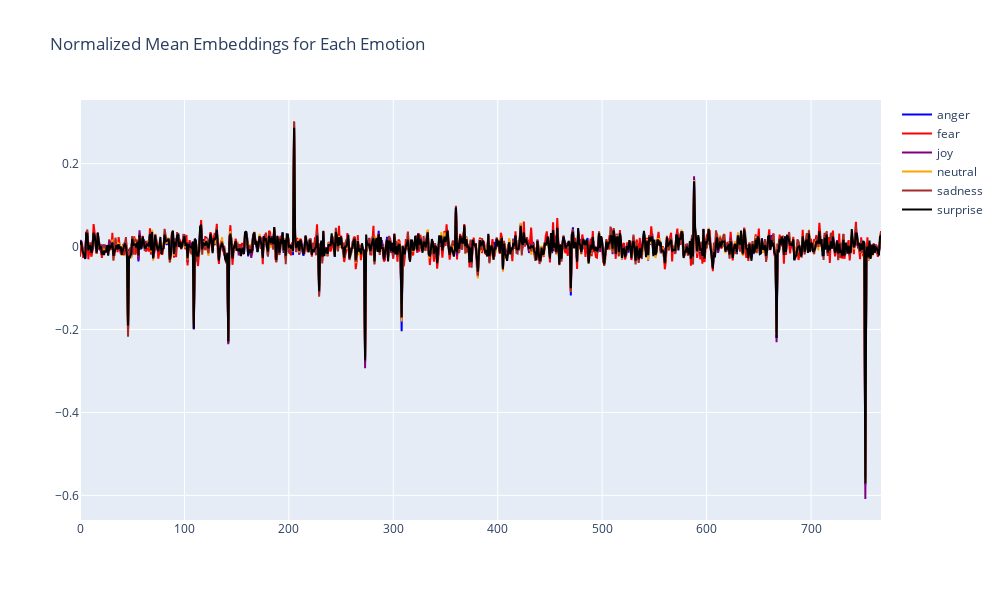

This figure's notebook cell:
### Code cell
# Create a figure
fig = go.Figure()

colors = ['blue', 'green', 'red', 'purple', 'orange', 'brown', 'black']

# Add a trace for each emotion
for i, emotion in enumerate(emotion_classes):
    if mean_embeddings2[emotion] is not None: 
        fig.add_trace(
            go.Scatter(
                x=list(range(768)),
                y=mean_embeddings[emotion],
                mode='lines',
                name=emotion,
                line=dict(color=colors[i])
            )
        )

# Update layout to make it interactive
fig.update_layout(
    height=600, 
    width=1000, 
    title_text="Normalized Mean Embeddings for Each Emotion",
    hovermode='x unified'
)

# Show the figure
fig.show()

### Figure 1 — Plotly figure (JSON) as saved in the notebook; plotly's stock layout.template omitted (floating-point values rounded to 4 significant figures; data arrays with more than 128 entries replaced by an {"elided": "..."} marker saying what was removed)
{"data": [{"line": {"color": "blue"}, "mode": "lines", "name": "anger", "type": "scatter", "x": {"elided": "768 int values"}, "y": {"elided": "768 float values"}}, {"line": {"color": "red"}, "mode": "lines", "name": "fear", "type": "scatter", "x": {"elided": "768 int values"}, "y": {"elided": "768 float values"}}, {"line": {"color": "purple"}, "mode": "lines", "name": "joy", "type": "scatter", "x": {"elided": "768 int values"}, "y": {"elided": "768 float values"}}, {"line": {"color": "orange"}, "mode": "lines", "name": "neutral", "type": "scatter", "x": {"elided": "768 int values"}, "y": {"elided": "768 float values"}}, {"line": {"color": "brown"}, "mode": "lines", "name": "sadness", "type": "scatter", "x": {"elided": "768 int values"}, "y": {"elided": "768 float values"}}, {"line": {"color": "black"}, "mode": "lines", "name": "surprise", "type": "scatter", "x": {"elided": "768 int values"}, "y": {"elided": "768 float values"}}], "layout": {"height": 600, "hovermode": "x unified", "title": {"text": "Normalized Mean Embeddings for Each Emotion"}, "width": 1000}}
